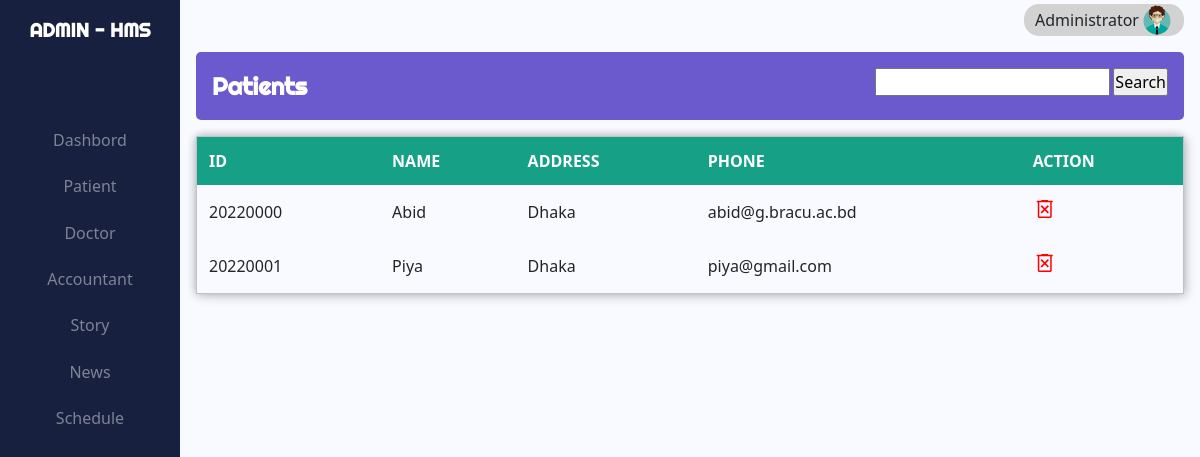
/hms/admin/admin_to_patient.php (signed in), run on the app's committed database.
### tables this page shows
CREATE TABLE `patients` (
  `pat_id` int(6) NOT NULL,
  `pat_name` varchar(50) DEFAULT NULL,
  `pat_email` varchar(150) NOT NULL,
  `gander` varchar(6) DEFAULT NULL,
  `address` varchar(15) DEFAULT NULL,
  `pat_image` varchar(150) DEFAULT NULL,
  `pass` varchar(6) DEFAULT NULL
);

### hms/admin/admin_to_patient.php (the view, shortened to what this page needs)
<?php
    include '../utility/admin_template.php';
    if (!isset($_REQUEST["search"])) {
        $sql = "SELECT * FROM patients";
        $patient = mysqli_query($conn, $sql);
    }
    else {
        $value = $_REQUEST["search_val"];
        $sql = "SELECT * FROM patients WHERE pat_name LIKE '%$value%'";
        $patient = mysqli_query($conn, $sql);
    }
?>
<head>
    <link rel="stylesheet" href="../css/admin/admin_to_patient.css">
</head>
                <div class="top-bar">
                    <div class="top-bar-text">Patients</div>
                    <div class="search_bar">
                        <form action="" method="post">
                            <input type="search" name="search_val">
                            <input class="button" type="submit" value="Search" name="search">
                        </form>
                    </div>
                </div>
                <table>
                    <thead>
                        <tr id="header">
                        <th scope="col">ID</th>
                        <th scope="col">NAME</th>
                        <th scope="col">ADDRESS</th>
                        <th scope="col">PHONE</th>
                        <th scope="col">ACTION</th>
                        </tr>
                    </thead>
                    <tbody>
                        <?php while ($row = mysqli_fetch_array($patient, MYSQLI_ASSOC)) {
                            $id = $row["pat_id"];
                        ?>
                        <tr>
                        <td><?php echo $row["pat_id"] ?></td>
                        <td><?php echo $row["pat_name"] ?></td>
                        <td><?php echo $row["address"] ?></td>
                        <td><?php echo $row["pat_email"] ?></td>
                        <td class="action">
                        <a href="./action/delete_patient.php?user_id=<?php echo $id ?>" ><button class="button_delete" name="delete"><span class="material-symbols-outlined">delete_forever</span></button></a>
                        </td>
                        </tr>
                        <?php } ?>
                    </tbody>
                </table>
</body>
</html>

### hms/css/admin/admin.css (style rules this page uses)
* { margin: 0; padding: 0; box-sizing: border-box; }

### hms/css/admin/admin_to_patient.css (style rules this page uses)
.material-symbols-outlined { font-variation-settings: 'FILL' 0, 'wght' 400, 'GRAD' 0, 'opsz' 48 }
.top-bar { display: flex; justify-content: space-between; width: 100%; padding: 1rem; margin-top: 1rem; border-radius: 5px; background-color: slateblue; }
.top-bar-text { color: white; font-size: 1.5rem; font-weight: bold; font-family: 'Righteous', cursive; }
.search_bar > form { display: flex; justify-content: center; }
form > .button { margin-left: 0.2rem; }
button { background: none; border: none; }
.button_delete { color: red; }
table { margin-top: 1rem!important; border-collapse: collapse; border: 1px solid #bdc3c7; border-radius: 5px 5px 0 0; box-shadow: 2px 2px 12px rgba(0, 0, 0, 0.2), -1px -1px 8px rgba(0, 0, 0, 0.2); width: 100%; }
tr { transition: all .2s ease-in; }
th, td { padding: 12px; text-align: justify; }
#header { background-color: #16a085; color: #fff; }

### data on the page
patients: pat "20220000", pat_name "Abid", address "Dhaka", pat_email "abid@g.bracu.ac.bd"
patients: pat "20220001", pat_name "Piya", address "Dhaka", pat_email "piya@gmail.com"
